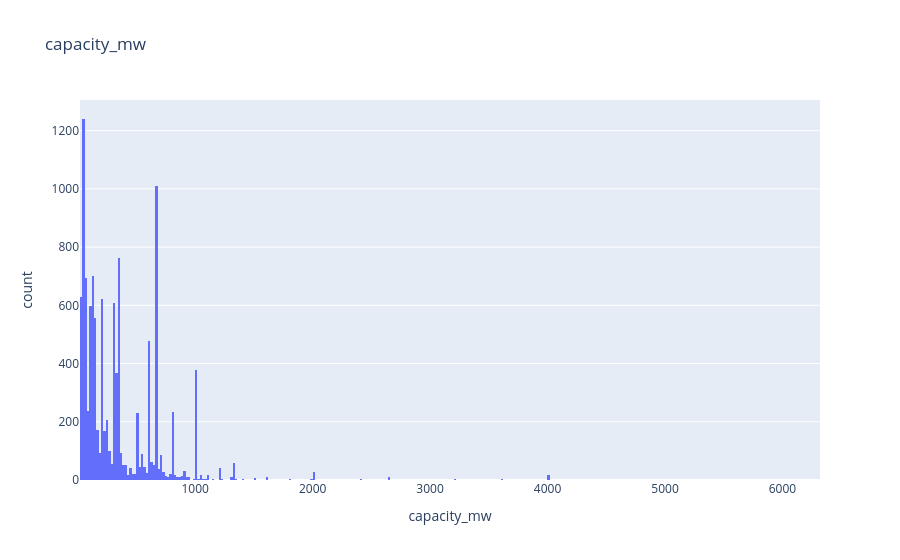
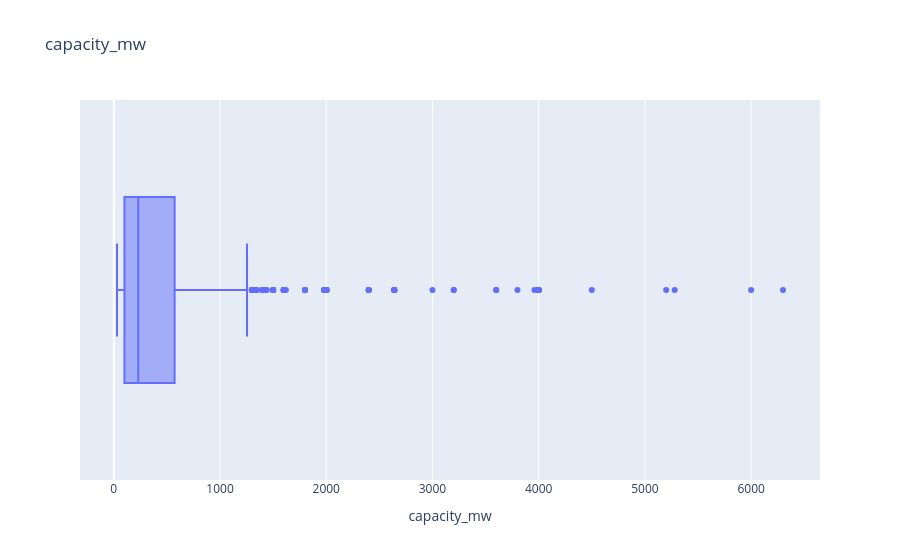
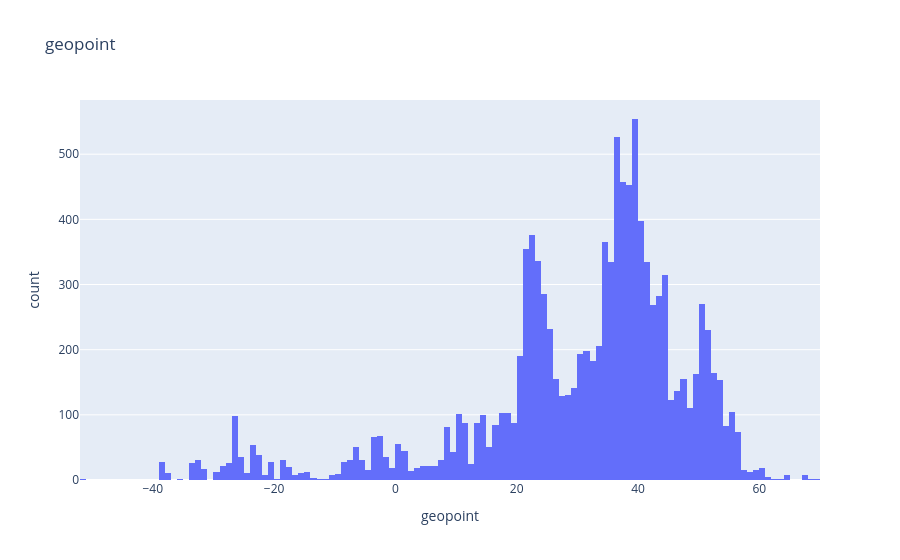
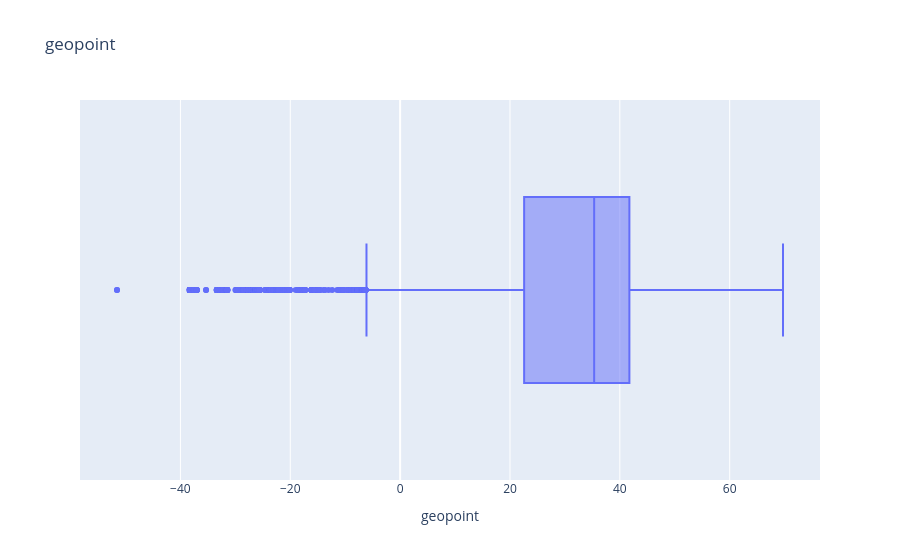

Notebook code cell kept with these figures, in order:
### Code cell
#show data for each colmns with histogram and box plot
for col in num_cols:
    px.histogram(data_frame=df, x=col, title=col).show()
    px.box(data_frame=df, x=col, title=col).show()

### Figure 1 — Plotly figure (JSON) as saved in the notebook; plotly's stock layout.template omitted (floating-point values rounded to 4 significant figures; data arrays with more than 128 entries replaced by an {"elided": "..."} marker saying what was removed)
{"data": [{"bingroup": "x", "hovertemplate": "capacity_mw=%{x}<br>count=%{y}<extra></extra>", "legendgroup": "", "marker": {"color": "#636efa", "pattern": {"shape": ""}}, "name": "", "orientation": "v", "showlegend": false, "type": "histogram", "x": {"elided": "11324 int values"}, "xaxis": "x", "yaxis": "y"}], "layout": {"barmode": "relative", "legend": {"tracegroupgap": 0}, "title": {"text": "capacity_mw"}, "xaxis": {"anchor": "y", "domain": [0, 1], "title": {"text": "capacity_mw"}}, "yaxis": {"anchor": "x", "domain": [0, 1], "title": {"text": "count"}}}}

### Figure 2 — Plotly figure (JSON) as saved in the notebook; plotly's stock layout.template omitted (floating-point values rounded to 4 significant figures; data arrays with more than 128 entries replaced by an {"elided": "..."} marker saying what was removed)
{"data": [{"alignmentgroup": "True", "hovertemplate": "capacity_mw=%{x}<extra></extra>", "legendgroup": "", "marker": {"color": "#636efa"}, "name": "", "notched": false, "offsetgroup": "", "orientation": "h", "showlegend": false, "type": "box", "x": {"elided": "11324 int values"}, "x0": " ", "xaxis": "x", "y0": " ", "yaxis": "y"}], "layout": {"boxmode": "group", "legend": {"tracegroupgap": 0}, "title": {"text": "capacity_mw"}, "xaxis": {"anchor": "y", "domain": [0, 1], "title": {"text": "capacity_mw"}}, "yaxis": {"anchor": "x", "domain": [0, 1]}}}

### Figure 3 — Plotly figure (JSON) as saved in the notebook; plotly's stock layout.template omitted (floating-point values rounded to 4 significant figures; data arrays with more than 128 entries replaced by an {"elided": "..."} marker saying what was removed)
{"data": [{"bingroup": "x", "hovertemplate": "geopoint=%{x}<br>count=%{y}<extra></extra>", "legendgroup": "", "marker": {"color": "#636efa", "pattern": {"shape": ""}}, "name": "", "orientation": "v", "showlegend": false, "type": "histogram", "x": {"elided": "11324 float values"}, "xaxis": "x", "yaxis": "y"}], "layout": {"barmode": "relative", "legend": {"tracegroupgap": 0}, "title": {"text": "geopoint"}, "xaxis": {"anchor": "y", "domain": [0, 1], "title": {"text": "geopoint"}}, "yaxis": {"anchor": "x", "domain": [0, 1], "title": {"text": "count"}}}}

### Figure 4 — Plotly figure (JSON) as saved in the notebook; plotly's stock layout.template omitted (floating-point values rounded to 4 significant figures; data arrays with more than 128 entries replaced by an {"elided": "..."} marker saying what was removed)
{"data": [{"alignmentgroup": "True", "hovertemplate": "geopoint=%{x}<extra></extra>", "legendgroup": "", "marker": {"color": "#636efa"}, "name": "", "notched": false, "offsetgroup": "", "orientation": "h", "showlegend": false, "type": "box", "x": {"elided": "11324 float values"}, "x0": " ", "xaxis": "x", "y0": " ", "yaxis": "y"}], "layout": {"boxmode": "group", "legend": {"tracegroupgap": 0}, "title": {"text": "geopoint"}, "xaxis": {"anchor": "y", "domain": [0, 1], "title": {"text": "geopoint"}}, "yaxis": {"anchor": "x", "domain": [0, 1]}}}
